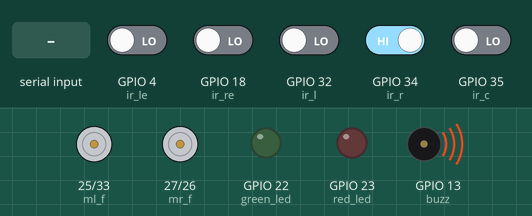
A sketch run on a simulated ESP32. Parts: motor-driver pin pairs drawn as motors (green arrow = first pin HIGH = forward, orange = second pin HIGH = backward, longer = more drive), output pins drawn as LEDs (lit = HIGH), buzzer (waves = sounding, pin HIGH). The inputs (shaded band) are chosen by the test bench; at power-on: GPIO 34 (ir_r) HIGH, GPIO 4 (ir_le), GPIO 18 (ir_re), GPIO 32 (ir_l), GPIO 35 (ir_c) LOW. Nothing arrives over Bluetooth unless stated; what the sketch prints to the serial monitor is not drawn.

Above: at 2.2 s.
2.3 s: "S\n" received over the second serial link
At 4.5 s:
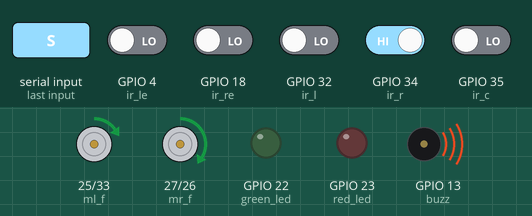
4.8 s: GPIO 4 (ir_le) driven HIGH
At 5.9 s:
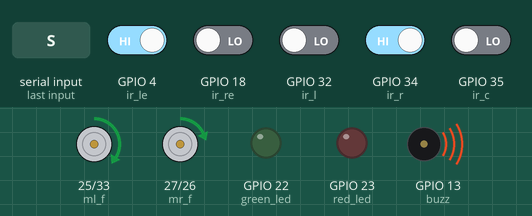
6.3 s: GPIO 18 (ir_re) driven HIGH
At 7.0 s:
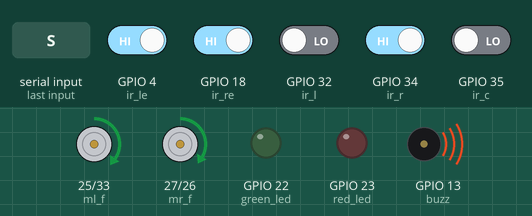
7.8 s: GPIO 35 (ir_c) driven HIGH
At 8.1 s:
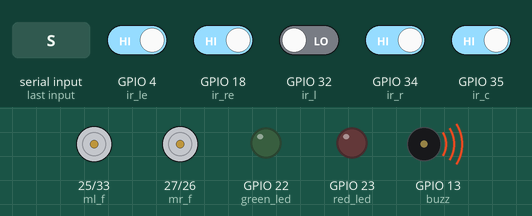
9.3 s: GPIO 34 (ir_r) driven LOW
At 10.6 s:
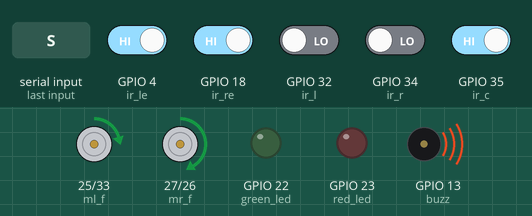
11.2 s: GPIO 34 (ir_r) driven HIGH
At 11.9 s:
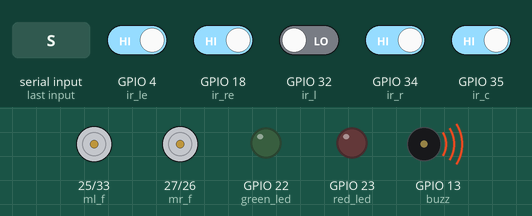
Timing chart, 0 to 13.7 s (numbered marks = the images above; inputs shaded):
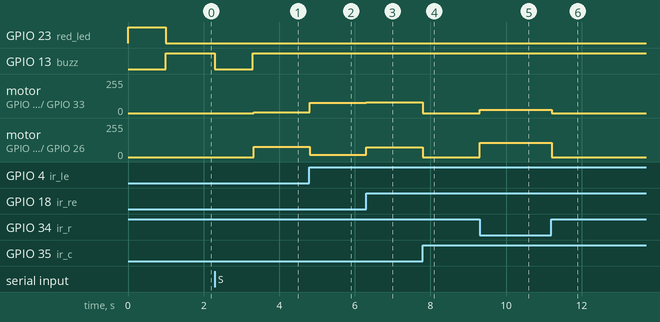

Measured:
- after the input at 2.3 s, GPIO 13 (buzz): HIGH → LOW at once, → HIGH 1.0 s later; motor on GPIO 25 (ml_f) / GPIO 33 (ml_b): stopped → forward 6/255 after 1.0 s; motor on GPIO 27 (mr_f) / GPIO 26 (mr_b): stopped → forward 76/255 after 1.0 s
- after the input at 4.8 s, motor on GPIO 25 (ml_f) / GPIO 33 (ml_b): forward 6/255 → forward 76/255 at once; motor on GPIO 27 (mr_f) / GPIO 26 (mr_b): forward 76/255 → forward 16/255 at once
- after the input at 6.3 s, motor on GPIO 25 (ml_f) / GPIO 33 (ml_b): forward 76/255 → forward 80/255 at once; motor on GPIO 27 (mr_f) / GPIO 26 (mr_b): forward 16/255 → forward 75/255 at once
- after the input at 7.8 s, motor on GPIO 25 (ml_f) / GPIO 33 (ml_b): forward 80/255 → stopped at once; motor on GPIO 27 (mr_f) / GPIO 26 (mr_b): forward 75/255 → stopped at once
- after the input at 9.3 s, motor on GPIO 25 (ml_f) / GPIO 33 (ml_b): stopped → forward 26/255 at once; motor on GPIO 27 (mr_f) / GPIO 26 (mr_b): stopped → forward 106/255 at once
- after the input at 11.2 s, motor on GPIO 25 (ml_f) / GPIO 33 (ml_b): forward 26/255 → stopped at once; motor on GPIO 27 (mr_f) / GPIO 26 (mr_b): forward 106/255 → stopped at once

The sketch:

LINE_FOLLOWER.ino
```cpp
#include<BluetoothSerial.h>
//#if !defined(CONFIG_BT_ENABLED) || !defined(CONFIG_BLUEDROID_ENABLED)
//#error Bluetooth is not enabled! Please run `make menuconfig` to and enable it
//#endif

BluetoothSerial SerialBT;
const char *pin = "0769";
bool connect;
int value;
String paths[5]= {} ;
String inData;
char dolly;
int pots=0;
int dasa=0;
int event=0;
int curvetop=0;
int uu=0;

int mr_f=27;
int mr_b=26;
int ml_f=25;
int ml_b=33;
int ir_l=32;
int ir_r=34;
int ir_c=35;
int ir_le=4;
int ir_re=18;
int buzz=13;
int red_led=23;
int green_led=22;
int cnt=0;
int s=1;
int node=0;

int c;
int l;
int r;
int re;
int le;
int z= 0;
int q =0;
int mission=0;

void setup() {

  Serial.begin(115200);
  SerialBT.begin("GG_3618");
  SerialBT.setPin(pin);

  pinMode(mr_f,OUTPUT);
  pinMode(mr_b,OUTPUT);
  pinMode(ml_f,OUTPUT);
  pinMode(ml_b,OUTPUT);
  pinMode(ir_l,INPUT);
  pinMode(ir_r,INPUT);
  pinMode(ir_le,INPUT);
  pinMode(ir_re,INPUT);
  pinMode(ir_c,INPUT);
  pinMode(buzz,OUTPUT);
  digitalWrite(buzz,HIGH);
  //digitalWrite(buzz,LOW);
  pinMode(red_led,OUTPUT);
  pinMode(green_led,OUTPUT);
  digitalWrite(red_led,HIGH);
  digitalWrite(buzz,LOW);
  delay(1000);
  digitalWrite(buzz,HIGH);
  digitalWrite(red_led,LOW);

  analogWrite(mr_f,0);
  analogWrite(ml_b,0);
  analogWrite(ml_f,0);
  analogWrite(mr_b,0);
}
void forward(){

  analogWrite(ml_f,80);
  analogWrite(ml_b,0);
  analogWrite(mr_f,75);
  analogWrite(mr_b,0);
  Serial.print("Forward\n");
}
void buzzer(){
  digitalWrite(buzz,LOW);
  delay(1000);
  digitalWrite(buzz,HIGH);
  }

void mid_right(){
  analogWrite(mr_f,25+event);
  analogWrite(ml_b,0);
  analogWrite(ml_f,70+event);
  analogWrite(mr_b,0);
  Serial.print("mid_right\n\n");
}

void mid_left(){
  analogWrite(mr_f,100+event);
  analogWrite(ml_b,0);
  analogWrite(ml_f,20+event);
  analogWrite(mr_b,0);
  Serial.print("mid_left\n\n");
}

void left(){
  analogWrite(mr_f,70+event);
  analogWrite(ml_b,0);
  analogWrite(ml_f,20-curvetop+event);
  analogWrite(mr_b,0);
  Serial.print("Left\n");
}

void right(){
  analogWrite(mr_f,30-curvetop+event);
  analogWrite(ml_b,0);
  analogWrite(ml_f,70+event);
  analogWrite(mr_b,0);
  Serial.print("Right\n");
}

void take_right(){
   forward();delay(200);
  analogWrite(mr_f,0);
  analogWrite(ml_b,0);
  analogWrite(ml_f,100+event);
  analogWrite(mr_b,130+event);
  delay(400);
  while(1){
    Serial.print("tatkerighhttt");
  c=digitalRead(ir_c);
  l=digitalRead(ir_l);
  r=digitalRead(ir_r);
   le=digitalRead(ir_le);
  re=digitalRead(ir_re);
  analogWrite(mr_f,0);
  analogWrite(ml_b,0);
  analogWrite(ml_f,80+event);
  analogWrite(mr_b,30+event);
  //Serial.print("Righttt\n");
  if (c==1 && r==0 && l==0 && le==0 && re==0){Serial.println("pfinished");break;}
}}
void take_left(){
    forward();delay(200);
  analogWrite(mr_f,120+event);
  analogWrite(ml_b,90+event);
  analogWrite(ml_f,0);
  analogWrite(mr_b,0);
  delay(400);
  while(1){
    Serial.print("tatkeleftttt");
  c=digitalRead(ir_c);
  l=digitalRead(ir_l);
  r=digitalRead(ir_r);
  le=digitalRead(ir_le);
  re=digitalRead(ir_re);
  analogWrite(mr_f,110+event);
  analogWrite(ml_b,70+event);
  analogWrite(ml_f,0);
  analogWrite(mr_b,0);
  //Serial.print("leftttt\n");
  if (c==1 && r==0 && l==0 && le==0 && re==0){ Serial.println("pfinished");break;}
}  }

void u_turn(){
  //Serial.print("UTURN\n");
  analogWrite(mr_f,80);
  analogWrite(ml_b,75);
  analogWrite(ml_f,0);
  analogWrite(mr_b,0);
  delay(1000);
  //Serial.print("delay_END");
  while(1){
    //Serial.print("suthituuu\n");
  c=digitalRead(ir_c);
  l=digitalRead(ir_l);
  r=digitalRead(ir_r);
  le=digitalRead(ir_le);
  re=digitalRead(ir_re);
  analogWrite(mr_f,80);
  analogWrite(ml_b,60);
  analogWrite(ml_f,0);
  analogWrite(mr_b,0);

  if(l==1){
    uu=1;
    Serial.print("1st over\n");}

  if (uu==1 && c==0 && r==1){ uu=0;Serial.println("pfinished");break;}
  //Serial.print("leftttt\n");
  // if (c==0 && re==1){ Serial.println("pfinished");break;}
}
}

void stop()
{
  analogWrite(mr_f,0);
  analogWrite(ml_b,0);
  analogWrite(ml_f,0);
  analogWrite(mr_b,0);
  Serial.print("STOP\n");
}

void nodes(){

  stop();delay(10);
  node+=1;

  if ((4<=node)|| (node<=11)|| node==14 || node==19 || node==22){
      Serial.print("CURVETOP");curvetop=20;
  }
  else{curvetop=0;}
  Serial.println(node);
  //Serial.println(inData[node]);
  Serial.print("\n");
  if(inData[node]=='$'){
    node+=1;}
  if(inData[node]=='F'){
    forward();delay(550);}
  //   if(node==8){
  //     analogWrite(mr_f,50);
  // analogWrite(ml_b,0);
  // analogWrite(ml_f,65);
  // analogWrite(mr_b,0);
  // delay(350);


  else if(inData[node]=='L'){take_left();}
  else if(inData[node]=='R'){take_right();}
  else if(inData[node]=='U'){u_turn();}
}

void loop() {

  // put your main code here, to run repeatedly:
  while(SerialBT.available()>0){
    //Serial.write(SerialBT.read());
    char recieved = SerialBT.read();
    //Serial.print(recieved);
    dolly=recieved;
    if (dolly== 'S'){
      recieved='Q';pots+=1;event+=3;stop();digitalWrite(buzz,LOW);
      if(pots==1){event+=3;}
      if(pots==3){event+=3;}
      if(pots==5){event+=3;}
      // if(pots>=2){event+=3;}
      if(pots==1){dasa=2;}
      if(pots<3){delay(1000);}
      else {delay(5000);}
      digitalWrite(buzz,HIGH);
      // fury=1;
      nodes();
    }
    if (mission==0){
    inData += recieved;
    delay(10);}
    if (recieved == '\n')
    {
      mission=1;
      Serial.println("Arduino Received: ");
      Serial.println(inData);
      if(inData == "+++\n"){ // DON'T forget to add "\n" at the end of the string.
        Serial.println("OK. Press h for help.");
      }
      // forward();
      //SerialBT.end();
      //break;
    }}

  c=digitalRead(ir_c);
  l=digitalRead(ir_l);
  r=digitalRead(ir_r);

  re=digitalRead(ir_re);
  le=digitalRead(ir_le);

  // Serial.print("CENTRE=");
  // Serial.println(c);
  // Serial.print("LEFTMID=");
  // Serial.println(l);
  // Serial.print("RIGHTMID=");
  // Serial.println(r);
  // Serial.print("LEFTEND=");
  // Serial.println(L);
  // Serial.print("RIGHTEND=");
  // Serial.println(R);

  // Serial.println("\n");
  // delay(1000);
if (mission==1){
  if (c==0)
  {
    if ((re==1 && le==1)){ //parallel end straight
      forward();
    }
    else if ((r==0 && l==1) ||(re==0 && le==1) ){
      right();
      cnt = 1;
    }
    else if ((l==0 && r == 1)||(le==0 && re == 1)){
        left();
        cnt = -1;
    }
    if(re==0 && le == 0 )
    {
      if (cnt == 1)
        right();
      else if (cnt == -1)
        left();
      else if (cnt==0)
        mid_right();
    }
  }
  else if(c==1){
    if(r==0 && l==0){
      mid_left();
      cnt=0;
    }
    if((r==1 && re==1)||(l==1 && le==1) || (r==1 && re==1 & l==1 && le==1)){
      nodes();
    }
    else if ((r==0 && l==1) ||(re==0 && le==1) ){
      right();
      cnt = 1;
    }
    else if ((l==0 && r == 1)||(le==0 && re == 1)){
        left();
        cnt = -1;
    }

  }}
}
```
